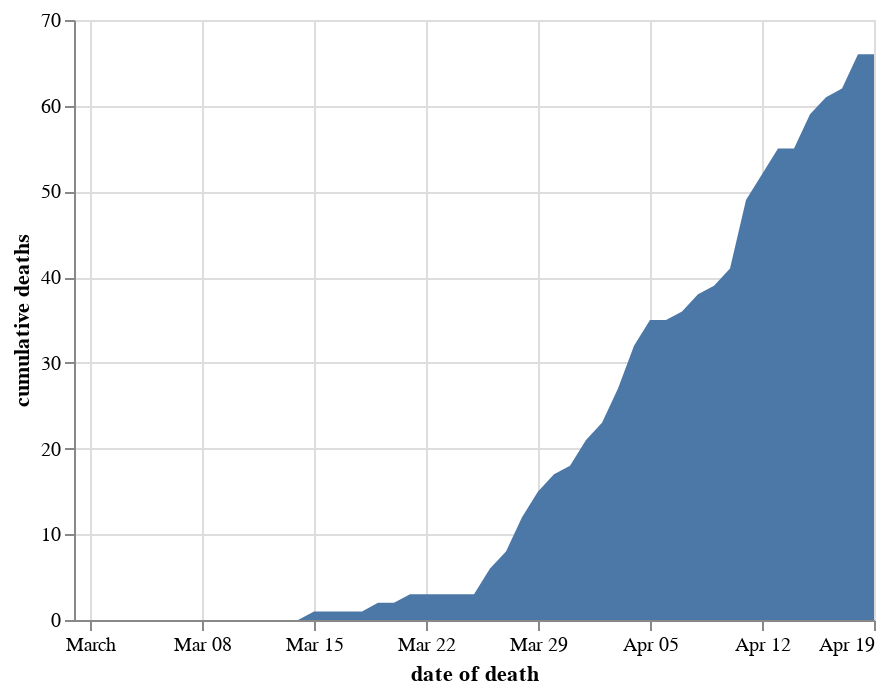

This figure's notebook cell:
### Markdown cell above
### Cumulative

### Code cell
chart_dodds = chart_doddbt.copy()
chart_dodds = chart_dodds[chart_dodds.code.isin(trustcodes_shropshirestar)]
chart_dodds = chart_dodds.groupby(['date of death'], as_index=False)['cumulative deaths'].sum()
alt.Chart(chart_dodds).mark_area().encode(
    x='date of death',
    y='cumulative deaths'
)

### Figure 1 — Vega-Lite specification as saved in the notebook (floating-point values rounded to 4 significant figures)
{"config": {"view": {"continuousWidth": 400, "continuousHeight": 300}}, "data": {"name": "data-af2fd66e383770f0dadc1d69b71aa3a8"}, "mark": "area", "encoding": {"x": {"type": "temporal", "field": "date of death"}, "y": {"type": "quantitative", "field": "cumulative deaths"}}, "$schema": "https://vega.github.io/schema/vega-lite/v4.8.1.json", "datasets": {"data-af2fd66e383770f0dadc1d69b71aa3a8": [{"date of death": "2020-02-29T00:00:00", "cumulative deaths": 0}, {"date of death": "2020-03-01T00:00:00", "cumulative deaths": 0}, {"date of death": "2020-03-02T00:00:00", "cumulative deaths": 0}, {"date of death": "2020-03-03T00:00:00", "cumulative deaths": 0}, {"date of death": "2020-03-04T00:00:00", "cumulative deaths": 0}, {"date of death": "2020-03-05T00:00:00", "cumulative deaths": 0}, {"date of death": "2020-03-06T00:00:00", "cumulative deaths": 0}, {"date of death": "2020-03-07T00:00:00", "cumulative deaths": 0}, {"date of death": "2020-03-08T00:00:00", "cumulative deaths": 0}, {"date of death": "2020-03-09T00:00:00", "cumulative deaths": 0}, {"date of death": "2020-03-10T00:00:00", "cumulative deaths": 0}, {"date of death": "2020-03-11T00:00:00", "cumulative deaths": 0}, {"date of death": "2020-03-12T00:00:00", "cumulative deaths": 0}, {"date of death": "2020-03-13T00:00:00", "cumulative deaths": 0}, {"date of death": "2020-03-14T00:00:00", "cumulative deaths": 0}, {"date of death": "2020-03-15T00:00:00", "cumulative deaths": 1}, {"date of death": "2020-03-16T00:00:00", "cumulative deaths": 1}, {"date of death": "2020-03-17T00:00:00", "cumulative deaths": 1}, {"date of death": "2020-03-18T00:00:00", "cumulative deaths": 1}, {"date of death": "2020-03-19T00:00:00", "cumulative deaths": 2}, {"date of death": "2020-03-20T00:00:00", "cumulative deaths": 2}, {"date of death": "2020-03-21T00:00:00", "cumulative deaths": 3}, {"date of death": "2020-03-22T00:00:00", "cumulative deaths": 3}, {"date of death": "2020-03-23T00:00:00", "cumulative deaths": 3}, {"date of death": "2020-03-24T00:00:00", "cumulative deaths": 3}, {"date of death": "2020-03-25T00:00:00", "cumulative deaths": 3}, {"date of death": "2020-03-26T00:00:00", "cumulative deaths": 6}, {"date of death": "2020-03-27T00:00:00", "cumulative deaths": 8}, {"date of death": "2020-03-28T00:00:00", "cumulative deaths": 12}, {"date of death": "2020-03-29T00:00:00", "cumulative deaths": 15}, {"date of death": "2020-03-30T00:00:00", "cumulative deaths": 17}, {"date of death": "2020-03-31T00:00:00", "cumulative deaths": 18}, {"date of death": "2020-04-01T00:00:00", "cumulative deaths": 21}, {"date of death": "2020-04-02T00:00:00", "cumulative deaths": 23}, {"date of death": "2020-04-03T00:00:00", "cumulative deaths": 27}, {"date of death": "2020-04-04T00:00:00", "cumulative deaths": 32}, {"date of death": "2020-04-05T00:00:00", "cumulative deaths": 35}, {"date of death": "2020-04-06T00:00:00", "cumulative deaths": 35}, {"date of death": "2020-04-07T00:00:00", "cumulative deaths": 36}, {"date of death": "2020-04-08T00:00:00", "cumulative deaths": 38}, {"date of death": "2020-04-09T00:00:00", "cumulative deaths": 39}, {"date of death": "2020-04-10T00:00:00", "cumulative deaths": 41}, {"date of death": "2020-04-11T00:00:00", "cumulative deaths": 49}, {"date of death": "2020-04-12T00:00:00", "cumulative deaths": 52}, {"date of death": "2020-04-13T00:00:00", "cumulative deaths": 55}, {"date of death": "2020-04-14T00:00:00", "cumulative deaths": 55}, {"date of death": "2020-04-15T00:00:00", "cumulative deaths": 59}, {"date of death": "2020-04-16T00:00:00", "cumulative deaths": 61}, {"date of death": "2020-04-17T00:00:00", "cumulative deaths": 62}, {"date of death": "2020-04-18T00:00:00", "cumulative deaths": 66}, {"date of death": "2020-04-19T00:00:00", "cumulative deaths": 66}]}}
